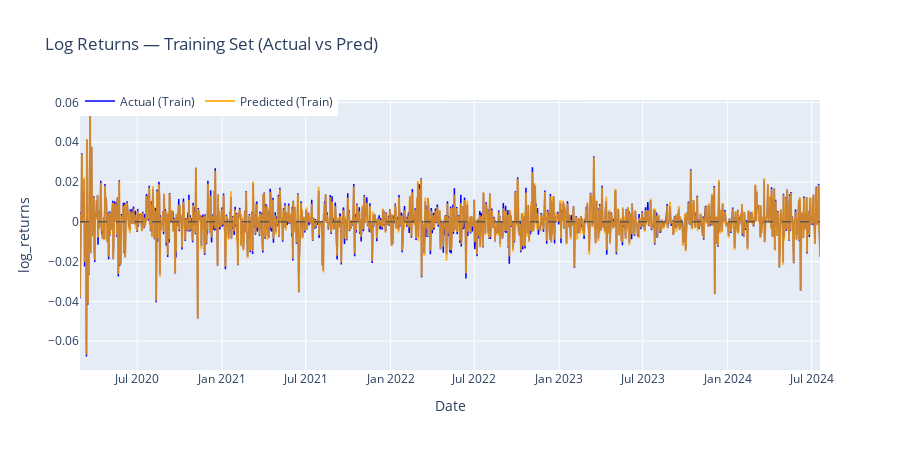

Notebook source saved alongside this figure:
### Code cell
import plotly.graph_objects as go
import numpy as np

# ===== 1. Predict trên tập TRAIN =====
y_train_pred_norm, y_train_true_norm = predict(train_loader)

# ===== 2. Inverse transform (Dùng lại scaler_y đã fit) =====
y_train_pred = scaler_y.decode(y_train_pred_norm)
y_train_true = scaler_y.decode(y_train_true_norm)


# ===== 3. Map dates cho tập TRAIN =====
# Logic cũ: Test lấy từ split trở đi ([split:])
# Logic mới: Train lấy từ đầu đến split ([:split])
all_target_idx = np.arange(lookback, len(df))
train_target_idx = all_target_idx[:split] 
dates_train = df["date"].iloc[train_target_idx].reset_index(drop=True)


# =========================
# ===== 4. Vẽ biểu đồ =====
# =========================
fig = go.Figure()

# Actual Train
fig.add_trace(go.Scatter(
    x=dates_train,
    y=y_train_true.flatten(), 
    mode="lines",
    name="Actual (Train)",
    line=dict(width=1.5, color="blue") # Đổi màu xíu cho dễ phân biệt
))

# Predicted Train
fig.add_trace(go.Scatter(
    x=dates_train,
    y=y_train_pred.flatten(),
    mode="lines",
    name="Predicted (Train)",
    opacity=0.8,
    line=dict(color="orange")
))

# Zero line
fig.add_hline(y=0, line_width=1, line_dash="dash")

# ===== Layout tuning =====
fig.update_layout(
    title="Log Returns — Training Set (Actual vs Pred)",
    xaxis_title="Date",
    yaxis_title="log_returns",
    hovermode="x unified",
    height=450,
    legend=dict(orientation="h", y=1.05)
)

fig.show()

### Figure 1 — Plotly figure (JSON) as saved in the notebook; plotly's stock layout.template omitted (floating-point values rounded to 4 significant figures; data arrays with more than 128 entries replaced by an {"elided": "..."} marker saying what was removed)
{"data": [{"line": {"color": "blue", "width": 1.5}, "mode": "lines", "name": "Actual (Train)", "type": "scatter", "x": {"elided": "1604 str values"}, "y": {"elided": "1604 float values"}}, {"line": {"color": "orange"}, "mode": "lines", "name": "Predicted (Train)", "opacity": 0.8, "type": "scatter", "x": {"elided": "1604 str values"}, "y": {"elided": "1604 float values"}}], "layout": {"height": 450, "hovermode": "x unified", "legend": {"orientation": "h", "y": 1.05}, "shapes": [{"line": {"dash": "dash", "width": 1}, "type": "line", "x0": 0, "x1": 1, "xref": "x domain", "y0": 0, "y1": 0, "yref": "y"}], "title": {"text": "Log Returns — Training Set (Actual vs Pred)"}, "xaxis": {"title": {"text": "Date"}}, "yaxis": {"title": {"text": "log_returns"}}}}
